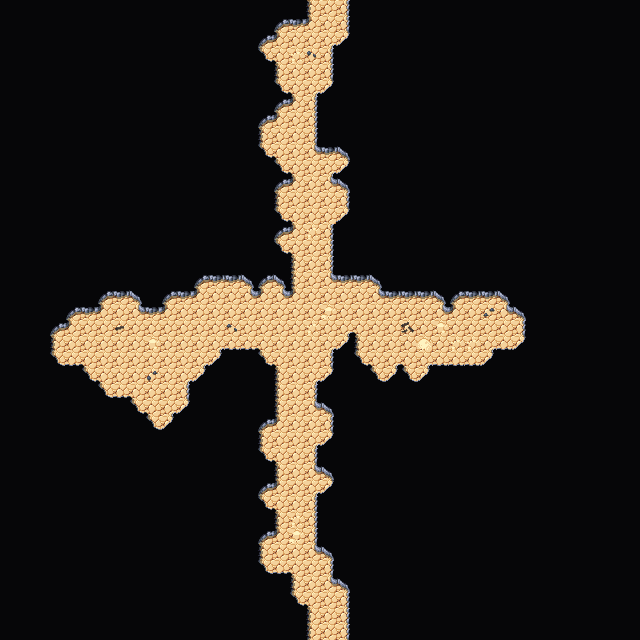

A level layout from a 2D game, rendered from its tile map. Below: a short description, then the map file with tile-grid data replaced by summaries:
An orthogonal 40x40 tile map with 16x16 px tiles, 4 tile layers (Collision, Background, Walls, Clutter), 2 tilesets and 2 objects.

<map version="1.5" tiledversion="1.7.2" orientation="orthogonal" renderorder="right-down" width="40" height="40" tilewidth="16" tileheight="16" infinite="0" nextlayerid="7" nextobjectid="63">
 <editorsettings>
  <export target="wastetown..tmx" format="tmx" />
 </editorsettings>
 <tileset firstgid="1" source="../../../tileset/main.tsx" />
 <tileset firstgid="3477" source="../../../tileset/buildings.tsx" />
 <layer id="6" name="Collision" width="40" height="40">
  <data>[1600 cells, 0 non-empty, 0 distinct tile ids]</data>
 </layer>
 <layer id="1" name="Background" width="40" height="40">
  <data>[1600 cells, 1600 non-empty, 1 distinct tile ids]</data>
 </layer>
 <layer id="2" name="Walls" width="40" height="40">
  <data>[1600 cells, 1474 non-empty, 17 distinct tile ids]</data>
 </layer>
 <layer id="3" name="Clutter" width="40" height="40">
  <properties>
   <property name="spriteLayer" type="bool" value="true" />
  </properties>
  <data>[1600 cells, 17 non-empty, 10 distinct tile ids]</data>
 </layer>
 <objectgroup id="4" name="Objects">
  <object id="61" template="../../../obj/door_down.tx" x="319.333" y="19.3333">
   <properties>
    <property name="teleport" value="../common/maps/map/cave/cave_multilevel_4/cave_23C3.tmx" />
    <property name="teleportObjectId" value="62" />
   </properties>
  </object>
  <object id="62" template="../../../obj/door_up.tx" x="320.672" y="637.409">
   <properties>
    <property name="teleport" value="../common/maps/map/cave/cave_multilevel_4/cave_23E3.tmx" />
    <property name="teleportObjectId" value="61" />
   </properties>
  </object>
 </objectgroup>
</map>
